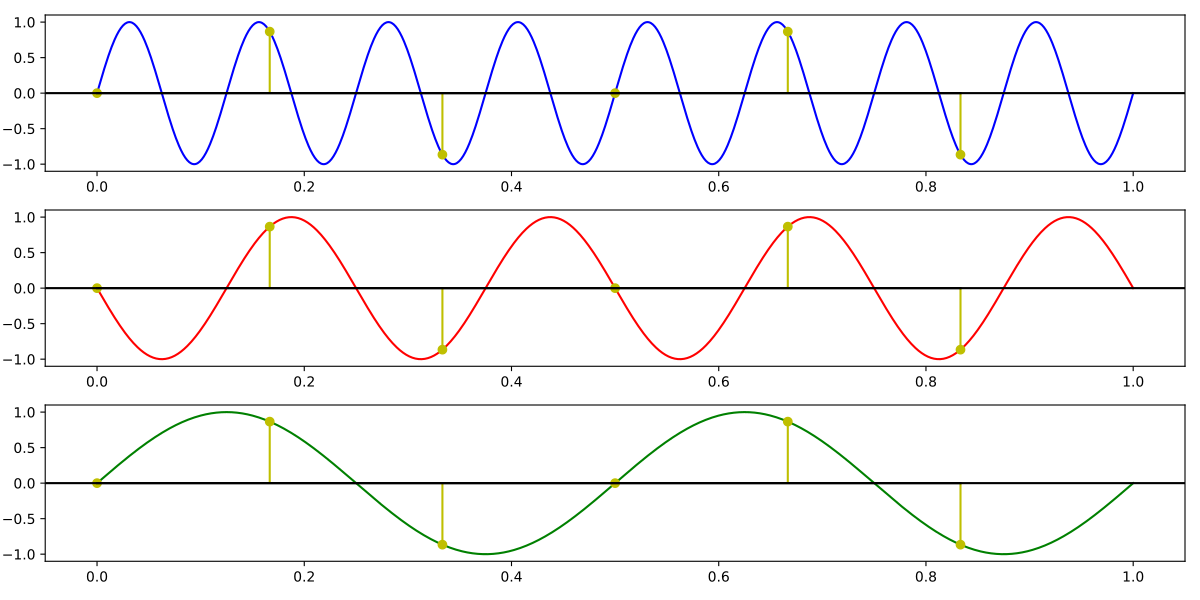

Python code for this plot:
import numpy as np
import matplotlib.pyplot as plt

f0 = 8  #fr semnal
fs = 6  # fr esantion
T = 1  
t_cont = np.linspace(0, T, 1000)  # timp continuu
t_disc = np.arange(0, T, 1/fs)  # timp discret

x0 = np.sin(2 * np.pi * f0 * t_cont)
x1 = np.sin(2 * np.pi * (-2*fs + f0) * t_cont) 
x2 = np.sin(2 * np.pi * (-fs +  f0) * t_cont) 

# esantioane
x0_disc = np.sin(2 * np.pi * f0 * t_disc)
x1_disc = np.sin(2 * np.pi * (-2*fs + f0) * t_disc)
x2_disc = np.sin(2 * np.pi * (-fs + f0) * t_disc)

plt.figure(figsize=(12, 6))

plt.subplot(3, 1, 1)
plt.plot(t_cont, x0, color='blue')
plt.stem(t_disc, x0_disc, linefmt='y-', basefmt='k-')
plt.axhline(0, color='black', linewidth=1.5) 

plt.subplot(3, 1, 2)
plt.plot(t_cont, x1, color='red')
plt.stem(t_disc, x1_disc, linefmt='y-', basefmt='k-')
plt.axhline(0, color='black', linewidth=1.5) 

plt.subplot(3, 1, 3)
plt.plot(t_cont, x2, color='green')
plt.stem(t_disc, x2_disc, linefmt='y-', basefmt='k-')
plt.axhline(0, color='black', linewidth=1.5) 

plt.tight_layout()
plt.show()
